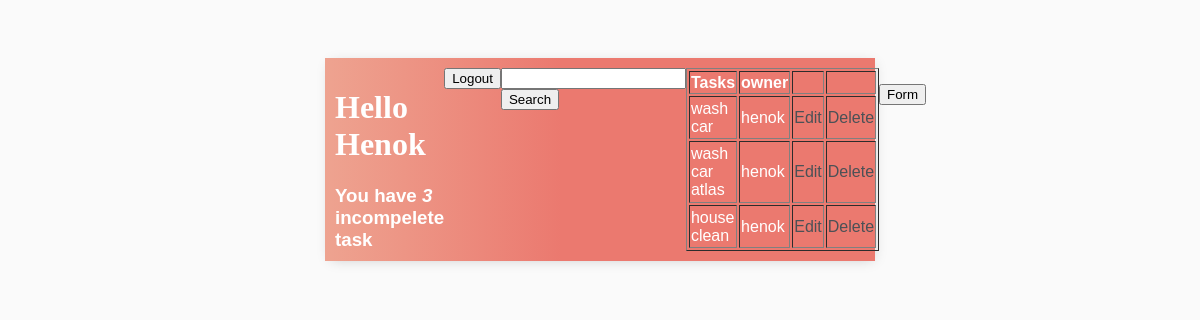
Screenshot of / (signed in) with the database file from the repository.
### ToDos/models.py (models this page shows, shortened)
class ToTask(models.Model):
    user = models.ForeignKey(User, on_delete=models.CASCADE, null=True, blank = True)
    title = models.CharField(max_length=200, null=True,  blank = True)
    description = models.CharField(max_length=300, null = True, blank=True)
    complete = models.BooleanField(default=False)
    created = models.DateTimeField(auto_now_add=True)
    class Meta:
        ordering = ['complete']

### ToDos/views.py (the view)
# urls.py: path('', views.ToTaskList.as_view(), name='task-list'),
class ToTaskList( LoginRequiredMixin,ListView):
    model = ToTask
    context_object_name = 'task'
    fields = ['title', 'description','complete']
    def get_context_data(self, **kwargs):
        context=super().get_context_data(**kwargs)
        context['task'] = context['task'].filter(user=self.request.user)
        context['count'] = context['task'].filter(complete=False).count()
        search_input = self.request.GET.get('search-area') or '' # we are applying a search functionality to the page..
        if search_input:
            context['task'] = context['task'].filter(title__icontains = search_input)
        context['search_input'] = search_input  # search functionality ends here..
        return context

### ToDos/templates/ToDos/totask_list.html
{% extends 'ToDos/main.html' %}
{%  block content %}
<div class="header-bar">
    <div>
        <h1>Hello {{request.user|title}}</h1>
        <h3 style="margin: 0;">You have <i> {{count}}</i> incompelete task  </h3>
        </div>
{% if request.user.is_authenticated %}
<a href="{% url 'totask-logout' %}"> <input type="button" value="Logout"> </a>
{% else %}
<a href="{% url 'totask-login' %}"> <input type="button" value="Login"> </a>
{% endif %}
<br>
<br>
<form method="GET">
    <input type="text" name="search-area" , value="{{search_input}}">
    <input type="submit" value="Search">
    </form>
<table border="1">
    <tr>
        <th>Tasks</th>
        <th>owner</th>
        <th></th>
        <th></th>
    </tr>
    {% for item in task %}
    <tr>
        <td>{{item.title}}</td>
        <td>{{item.user}}</td>
        <td> <a href="{% url 'totask-update' item.id %}">Edit </a></td>
        <td><a href="{% url 'totask-delete' item.id %}">Delete </a></td>
    </tr>
    {% endfor %}
</table>
<br>
<p> <a href="{% url 'totask-form' %}"> <input type="button" value="Form"></a>    </p>
{% endblock %}

### ToDos/templates/ToDos/main.html (style rules this page uses)
body { background-color: #FAFAFA; font-family: 'Nunito', sans-serif; padding-top: 50px; }
h1 { font-family : 'Raleway'; sans-serif; }
a, p { color: #4b5156; text-decoration: none; }
.header-bar { display: flex; justify-content: space-between; color: #fff; padding: 10px; border-radius: 5px,5px 0,0; background: linear-gradient(90deg,#EEA390 0%, #EB796F 43% , #EB796F 100%); }

### rows the page displays
ToTask: title "wash car", user "henok"
ToTask: title "wash car atlas", user "henok"
ToTask: title "house clean", user "henok"

### other values shown
{{ request.user|title }} "Henok"
{{ count }} "3"
